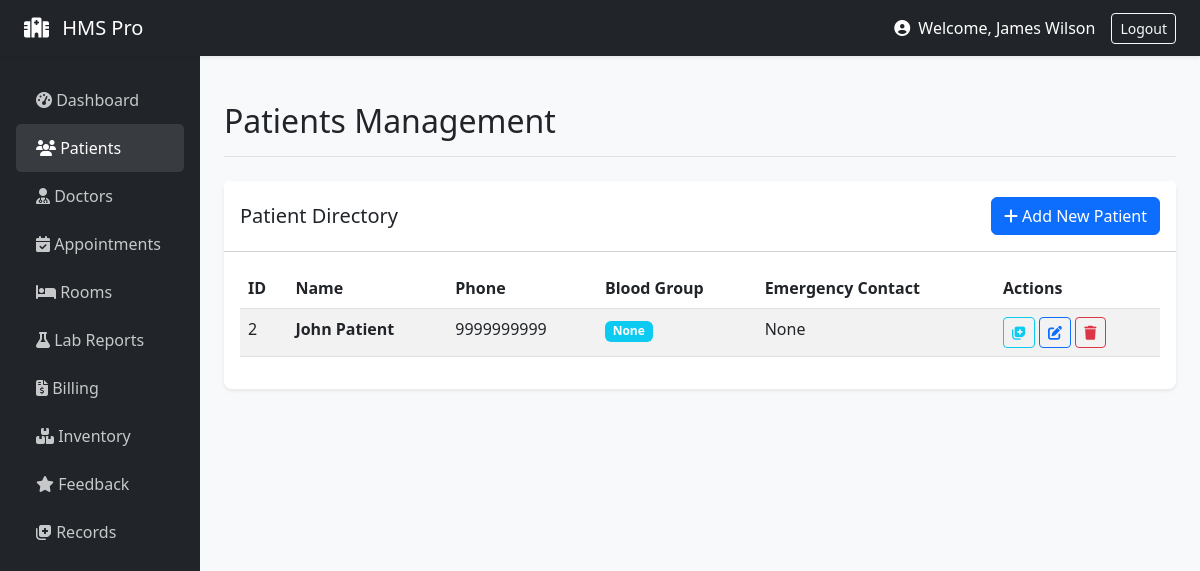
/staff/patients (signed in), run on the app's committed database.
### models/__init__.py (models this page shows, shortened)
class User(UserMixin, db.Model):
    id = db.Column(db.Integer, primary_key=True)
    email = db.Column(db.String(120), unique=True, nullable=False)
    name = db.Column(db.String(100), nullable=False)
    role = db.Column(db.String(20), nullable=False)
    password_hash = db.Column(db.String(200), nullable=False)
    age = db.Column(db.Integer)
    gender = db.Column(db.String(10))
    staff_role = db.Column(db.String(50))
    department = db.Column(db.String(50))
    staff_id = db.Column(db.String(20))
    created_at = db.Column(db.DateTime, default=datetime.utcnow)

class Patient(db.Model):
    id = db.Column(db.Integer, primary_key=True)
    user_id = db.Column(db.Integer, db.ForeignKey('user.id'))
    dob = db.Column(db.Date)
    phone = db.Column(db.String(20))
    address = db.Column(db.String(200))
    blood_group = db.Column(db.String(5))
    emergency_contact = db.Column(db.String(20))
    user = db.relationship('User', backref='patient_profile')

### routes/staff.py (the view, shortened to what this page needs)
@staff_bp.route('/patients', methods=['GET', 'POST'])
def patients():
    form = PatientForm()
    page = request.args.get('page', 1, type=int)
    patients = User.query.filter_by(role='patient').paginate(page=page, per_page=20)
    return render_template('patients.html', patients=patients, form=form)

### models/__init__.py (called while the page is built)
@login_manager.user_loader
def load_user(user_id):
    return User.query.get(int(user_id))

### routes/staff.py (called while the page is built)
def staff_required(f):
    @wraps(f)
    def decorated_function(*args, **kwargs):
        if current_user.role != 'staff':
            flash('Staff access only', 'danger')
            return redirect(url_for('auth.login'))
        return f(*args, **kwargs)
    return decorated_function

@staff_bp.before_request
@login_required
@staff_required
def before_request():
    pass

### templates/patients.html (shortened to what this page needs)
{% extends "base.html" %}
{% block page_title %}Patients Management{% endblock %}
{% block content %}
<div class="card">
    <div class="card-header bg-white d-flex justify-content-between align-items-center py-3">
        <h5 class="mb-0">Patient Directory</h5>
        <button type="button" class="btn btn-primary" data-bs-toggle="modal" data-bs-target="#addPatientModal">
            <i class="fas fa-plus"></i> Add New Patient
        </button>
    </div>
    <div class="card-body">
        <table class="table table-striped table-hover datatable w-100">
            <thead>
                <tr>
                    <th>ID</th>
                    <th>Name</th>
                    <th>Phone</th>
                    <th>Blood Group</th>
                    <th>Emergency Contact</th>
                    <th>Actions</th>
                </tr>
            </thead>
            <tbody>
                {% for patient in patients.items %}
                <tr>
                    <td>{{ patient.id }}</td>
                    <td><strong>{{ patient.name }}</strong></td>
                    <td>{{ patient.patient_profile[0].phone if patient.patient_profile else 'N/A' }}</td>
                    <td><span class="badge bg-info">{{ patient.patient_profile[0].blood_group if patient.patient_profile else 'N/A' }}</span></td>
                    <td>{{ patient.patient_profile[0].emergency_contact if patient.patient_profile else 'N/A' }}</td>
                    <td>
                        <a href="{{ url_for('staff.records', patient_id=patient.id) }}" class="btn btn-sm btn-outline-info" title="View Records"><i class="fas fa-notes-medical"></i></a>
                        <a href="#" class="btn btn-sm btn-outline-primary" title="Edit"><i class="fas fa-edit"></i></a>
                        <a href="#" class="btn btn-sm btn-outline-danger" title="Delete"><i class="fas fa-trash"></i></a>
                    </td>
                </tr>
                {% endfor %}
            </tbody>
        </table>
    </div>
</div>
{% endblock %}

### templates/base.html (shortened to what this page needs)
<!doctype html>
<html lang="en">
<head>
  <link href="https://cdn.jsdelivr.net/npm/bootstrap@5.3.0/dist/css/bootstrap.min.css" rel="stylesheet">
  <link rel="stylesheet" href="https://cdnjs.cloudflare.com/ajax/libs/font-awesome/6.4.0/css/all.min.css">
</head>
<body>
{% if current_user.is_authenticated %}
<nav class="navbar navbar-dark bg-dark sticky-top shadow-sm">
  <div class="container-fluid px-4">
    <a class="navbar-brand" href="/"><i class="fas fa-hospital me-2"></i> HMS Pro</a>
    <div class="d-flex align-items-center text-white">
      <span class="me-3">
        <i class="fas fa-user-circle me-1"></i> Welcome, {{ current_user.name.split('@')[0] if '@' in current_user.name else current_user.name }}
      </span>
      <a class="btn btn-outline-light btn-sm" href="{{ url_for('auth.logout') }}">Logout</a>
    </div>
  </div>
</nav>
{% endif %}
<div id="main-wrapper">
    {% if not current_user.is_authenticated %}
        <div class="container mt-5">
    {% else %}
        <div class="container-fluid">
            <div class="row">
                <nav class="col-md-2 d-none d-md-block sidebar px-3">
                    <ul class="nav flex-column">
                        {% if current_user.role == 'staff' %}
                            <li class="nav-item">
                                <a class="nav-link {{ 'active' if request.endpoint == 'staff.dashboard' else '' }}" href="{{ url_for('staff.dashboard') }}"><i class="fas fa-tachometer-alt"></i> Dashboard</a>
                            </li>
                            <li class="nav-item">
                                <a class="nav-link {{ 'active' if request.endpoint == 'staff.patients' else '' }}" href="{{ url_for('staff.patients') }}"><i class="fas fa-users"></i> Patients</a>
                            </li>
                            <li class="nav-item">
                                <a class="nav-link {{ 'active' if request.endpoint == 'staff.doctors' else '' }}" href="{{ url_for('staff.doctors') }}"><i class="fas fa-user-md"></i> Doctors</a>
                            </li>
                            <li class="nav-item">
                                <a class="nav-link {{ 'active' if request.endpoint == 'staff.appointments' else '' }}" href="{{ url_for('staff.appointments') }}"><i class="fas fa-calendar-check"></i> Appointments</a>
                            </li>
                            <li class="nav-item">
                                <a class="nav-link {{ 'active' if request.endpoint == 'staff.rooms' else '' }}" href="{{ url_for('staff.rooms') }}"><i class="fas fa-bed"></i> Rooms</a>
                            </li>
                            <li class="nav-item">
                                <a class="nav-link {{ 'active' if request.endpoint == 'staff.lab' else '' }}" href="{{ url_for('staff.lab') }}"><i class="fas fa-flask"></i> Lab Reports</a>
                            </li>
                            <li class="nav-item">
                                <a class="nav-link {{ 'active' if request.endpoint == 'staff.billing' else '' }}" href="{{ url_for('staff.billing') }}"><i class="fas fa-file-invoice-dollar"></i> Billing</a>
                            </li>
                            <li class="nav-item">
                                <a class="nav-link {{ 'active' if request.endpoint == 'staff.inventory' else '' }}" href="{{ url_for('staff.inventory') }}"><i class="fas fa-boxes"></i> Inventory</a>
                            </li>
                            <li class="nav-item">
                                <a class="nav-link {{ 'active' if request.endpoint == 'staff.feedback' else '' }}" href="{{ url_for('staff.feedback') }}"><i class="fas fa-star"></i> Feedback</a>
                            </li>
                            <li class="nav-item">
                                <a class="nav-link" href="#" onclick="alert('Select a patient to view records')"><i class="fas fa-notes-medical"></i> Records</a>
                            </li>
                        {% endif %}
                    </ul>
                </nav>
                <main class="col-md-10 ms-sm-auto px-md-4 main-content">
                    <div class="d-flex justify-content-between flex-wrap flex-md-nowrap align-items-center pt-3 pb-2 mb-4 border-bottom">
                        <h1 class="h2">{% block page_title %}{% endblock %}</h1>
                    </div>
    {% endif %}
    {% block content %}{% endblock %}
    {% if current_user.is_authenticated %}
                </main>
            </div>
        </div>
    {% else %}
        </div>
    {% endif %}
</div>
</body>
</html>

### templates/base.html (style rules this page uses)
body { background-color: #f8f9fa; }
.sidebar { min-height: 100vh; background-color: #212529; color: white; padding-top: 20px; }
.sidebar .nav-link { color: rgba(255,255,255,.75); padding: 12px 20px; font-weight: 500; }
.sidebar .nav-link:hover, .sidebar .nav-link.active { color: white; background-color: rgba(255,255,255,.1); border-radius: 5px; }
.main-content { padding: 30px; }
.card { box-shadow: 0 0.125rem 0.25rem rgba(0,0,0,.075); border: none; border-radius: 0.5rem; margin-bottom: 20px; }

### data on the page
User: name "James Wilson"
User: id "2", name "John Patient", phone "9999999999", blood_group "None", emergency_contact "None"
